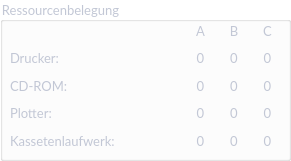
   <widget class="QGroupBox" name="groupBox_4">
    <property name="geometry">
     <rect>
      <x>10</x>
      <y>320</y>
      <width>291</width>
      <height>161</height>
     </rect>
    </property>
    <property name="font">
     <font>
      <family>Lato</family>
      <pointsize>-1</pointsize>
     </font>
    </property>
    <property name="styleSheet">
     <string notr="true">background-color: transparent;
	color: #c2c7d5;
	font-size: 13px;</string>
    </property>
    <property name="title">
     <string>Ressourcenbelegung</string>
    </property>
    <widget class="QWidget" name="gridLayoutWidget_3">
     <property name="geometry">
      <rect>
       <x>10</x>
       <y>20</y>
       <width>271</width>
       <height>131</height>
      </rect>
     </property>
     <layout class="QGridLayout" name="gridLayout_3">
      <item row="4" column="2">
       <widget class="QLabel" name="label_74">
        <property name="font">
         <font>
          <family>Lato</family>
          <pointsize>-1</pointsize>
         </font>
        </property>
        <property name="styleSheet">
         <string notr="true">background-color: transparent;
	color: #c2c7d5;
	font-size: 13px;</string>
        </property>
        <property name="text">
         <string>0</string>
        </property>
        <property name="alignment">
         <set>Qt::AlignmentFlag::AlignCenter</set>
        </property>
       </widget>
      </item>
      <item row="2" column="0">
       <widget class="QLabel" name="label_58">
        <property name="minimumSize">
         <size>
          <width>171</width>
          <height>21</height>
         </size>
        </property>
        <property name="font">
         <font>
          <family>Lato</family>
          <pointsize>-1</pointsize>
         </font>
        </property>
        <property name="styleSheet">
         <string notr="true">background-color: transparent;
	color: #c2c7d5;
	font-size: 13px;</string>
        </property>
        <property name="text">
         <string>CD-ROM:</string>
        </property>
       </widget>
      </item>
      <item row="1" column="2">
       <widget class="QLabel" name="label_70">
        <property name="font">
         <font>
          <family>Lato</family>
          <pointsize>-1</pointsize>
         </font>
        </property>
        <property name="styleSheet">
         <string notr="true">background-color: transparent;
	color: #c2c7d5;
	font-size: 13px;</string>
        </property>
        <property name="text">
         <string>0</string>
        </property>
        <property name="alignment">
         <set>Qt::AlignmentFlag::AlignCenter</set>
        </property>
       </widget>
      </item>
      <item row="3" column="0">
       <widget class="QLabel" name="label_61">
        <property name="minimumSize">
         <size>
          <width>171</width>
          <height>21</height>
         </size>
        </property>
        <property name="font">
         <font>
          <family>Lato</family>
          <pointsize>-1</pointsize>
         </font>
        </property>
        <property name="styleSheet">
         <string notr="true">background-color: transparent;
	color: #c2c7d5;
	font-size: 13px;</string>
        </property>
        <property name="text">
         <string>Plotter:</string>
        </property>
       </widget>
      </item>
      <item row="2" column="3">
       <widget class="QLabel" name="label_73">
        <property name="font">
         <font>
          <family>Lato</family>
          <pointsize>-1</pointsize>
         </font>
        </property>
        <property name="styleSheet">
         <string notr="true">background-color: transparent;
	color: #c2c7d5;
	font-size: 13px;</string>
        </property>
        <property name="text">
         <string>0</string>
        </property>
        <property name="alignment">
         <set>Qt::AlignmentFlag::AlignCenter</set>
        </property>
       </widget>
      </item>
      <item row="1" column="0">
       <widget class="QLabel" name="label_77">
        <property name="minimumSize">
         <size>
          <width>171</width>
          <height>21</height>
         </size>
        </property>
        <property name="font">
         <font>
          <family>Lato</family>
          <pointsize>-1</pointsize>
         </font>
        </property>
        <property name="styleSheet">
         <string notr="true">background-color: transparent;
	color: #c2c7d5;
	font-size: 13px;</string>
        </property>
        <property name="text">
         <string>Drucker:</string>
        </property>
       </widget>
      </item>
      <item row="4" column="0">
       <widget class="QLabel" name="label_63">
        <property name="minimumSize">
         <size>
          <width>171</width>
          <height>21</height>
         </size>
        </property>
        <property name="font">
         <font>
          <family>Lato</family>
          <pointsize>-1</pointsize>
         </font>
        </property>
        <property name="styleSheet">
         <string notr="true">background-color: transparent;
	color: #c2c7d5;
	font-size: 13px;</string>
        </property>
        <property name="text">
         <string>Kassetenlaufwerk:</string>
        </property>
       </widget>
      </item>
      <item row="2" column="2">
       <widget class="QLabel" name="label_67">
        <property name="font">
         <font>
          <family>Lato</family>
          <pointsize>-1</pointsize>
         </font>
        </property>
        <property name="styleSheet">
         <string notr="true">background-color: transparent;
	color: #c2c7d5;
	font-size: 13px;</string>
        </property>
        <property name="text">
         <string>0</string>
        </property>
        <property name="alignment">
         <set>Qt::AlignmentFlag::AlignCenter</set>
        </property>
       </widget>
      </item>
      <item row="1" column="3">
       <widget class="QLabel" name="label_71">
        <property name="font">
         <font>
          <family>Lato</family>
          <pointsize>-1</pointsize>
         </font>
        </property>
        <property name="styleSheet">
         <string notr="true">background-color: transparent;
	color: #c2c7d5;
	font-size: 13px;</string>
        </property>
        <property name="text">
         <string>0</string>
        </property>
        <property name="alignment">
         <set>Qt::AlignmentFlag::AlignCenter</set>
        </property>
       </widget>
      </item>
      <item row="3" column="3">
       <widget class="QLabel" name="label_72">
        <property name="font">
         <font>
          <family>Lato</family>
          <pointsize>-1</pointsize>
         </font>
        </property>
        <property name="styleSheet">
         <string notr="true">background-color: transparent;
	color: #c2c7d5;
	font-size: 13px;</string>
        </property>
        <property name="text">
         <string>0</string>
        </property>
        <property name="alignment">
         <set>Qt::AlignmentFlag::AlignCenter</set>
        </property>
       </widget>
      </item>
      <item row="3" column="1">
       <widget class="QLabel" name="label_68">
        <property name="font">
         <font>
          <family>Lato</family>
          <pointsize>-1</pointsize>
         </font>
        </property>
        <property name="styleSheet">
         <string notr="true">background-color: transparent;
	color: #c2c7d5;
	font-size: 13px;</string>
        </property>
        <property name="text">
         <string>0</string>
        </property>
        <property name="alignment">
         <set>Qt::AlignmentFlag::AlignCenter</set>
        </property>
       </widget>
      </item>
      <item row="2" column="1">
       <widget class="QLabel" name="label_66">
        <property name="font">
         <font>
          <family>Lato</family>
          <pointsize>-1</pointsize>
         </font>
        </property>
        <property name="styleSheet">
         <string notr="true">background-color: transparent;
	color: #c2c7d5;
	font-size: 13px;</string>
        </property>
        <property name="text">
         <string>0</string>
        </property>
        <property name="alignment">
         <set>Qt::AlignmentFlag::AlignCenter</set>
        </property>
       </widget>
      </item>
      <item row="3" column="2">
       <widget class="QLabel" name="label_69">
        <property name="font">
         <font>
          <family>Lato</family>
          <pointsize>-1</pointsize>
         </font>
        </property>
        <property name="styleSheet">
         <string notr="true">background-color: transparent;
	color: #c2c7d5;
	font-size: 13px;</string>
        </property>
        <property name="text">
         <string>0</string>
        </property>
        <property name="alignment">
         <set>Qt::AlignmentFlag::AlignCenter</set>
        </property>
       </widget>
      </item>
      <item row="4" column="1">
       <widget class="QLabel" name="label_76">
        <property name="font">
         <font>
          <family>Lato</family>
          <pointsize>-1</pointsize>
         </font>
        </property>
        <property name="styleSheet">
         <string notr="true">background-color: transparent;
	color: #c2c7d5;
	font-size: 13px;</string>
        </property>
        <property name="text">
         <string>0</string>
        </property>
        <property name="alignment">
         <set>Qt::AlignmentFlag::AlignCenter</set>
        </property>
       </widget>
      </item>
      <item row="4" column="3">
       <widget class="QLabel" name="label_75">
        <property name="font">
         <font>
          <family>Lato</family>
          <pointsize>-1</pointsize>
         </font>
        </property>
        <property name="styleSheet">
         <string notr="true">background-color: transparent;
	color: #c2c7d5;
	font-size: 13px;</string>
        </property>
        <property name="text">
         <string>0</string>
        </property>
        <property name="alignment">
         <set>Qt::AlignmentFlag::AlignCenter</set>
        </property>
       </widget>
      </item>
      <item row="1" column="1">
       <widget class="QLabel" name="label_65">
        <property name="font">
         <font>
          <family>Lato</family>
          <pointsize>-1</pointsize>
         </font>
        </property>
        <property name="styleSheet">
         <string notr="true">background-color: transparent;
	color: #c2c7d5;
	font-size: 13px;</string>
        </property>
        <property name="text">
         <string>0</string>
        </property>
        <property name="alignment">
         <set>Qt::AlignmentFlag::AlignCenter</set>
        </property>
       </widget>
      </item>
      <item row="0" column="3">
       <widget class="QLabel" name="label_59">
        <property name="font">
         <font>
          <family>Lato</family>
          <pointsize>-1</pointsize>
         </font>
        </property>
        <property name="styleSheet">
         <string notr="true">background-color: transparent;
	color: #c2c7d5;
	font-size: 13px;</string>
        </property>
        <property name="text">
         <string>C</string>
        </property>
        <property name="alignment">
         <set>Qt::AlignmentFlag::AlignCenter</set>
        </property>
       </widget>
      </item>
      <item row="0" column="2">
       <widget class="QLabel" name="label_62">
        <property name="font">
         <font>
          <family>Lato</family>
          <pointsize>-1</pointsize>
         </font>
        </property>
        <property name="styleSheet">
         <string notr="true">background-color: transparent;
	color: #c2c7d5;
	font-size: 13px;</string>
        </property>
        <property name="text">
         <string>B</string>
        </property>
        <property name="alignment">
         <set>Qt::AlignmentFlag::AlignCenter</set>
        </property>
       </widget>
      </item>
      <item row="0" column="1">
       <widget class="QLabel" name="label_60">
        <property name="font">
         <font>
          <family>Lato</family>
          <pointsize>-1</pointsize>
         </font>
        </property>
        <property name="styleSheet">
         <string notr="true">background-color: transparent;
	color: #c2c7d5;
	font-size: 13px;</string>
        </property>
        <property name="text">
         <string>A</string>
        </property>
        <property name="alignment">
         <set>Qt::AlignmentFlag::AlignCenter</set>
        </property>
       </widget>
      </item>
     </layout>
    </widget>
   </widget>
